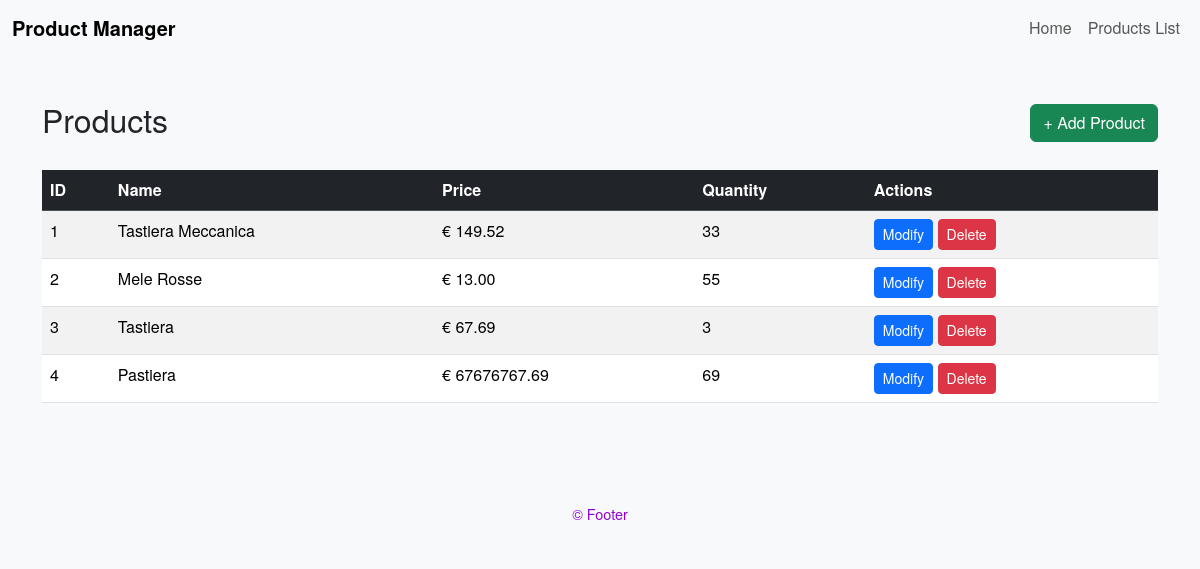
Before: /products_list with the older database file.
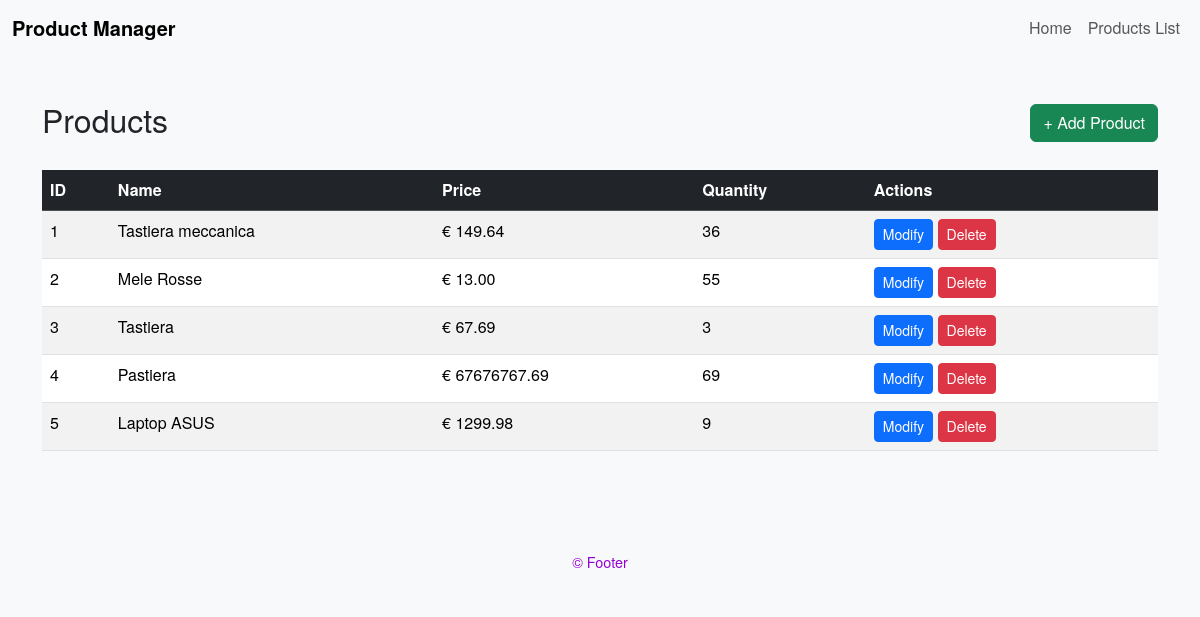
After: the same page with the newer database file.
### src/models/product.py (models this page shows)
class Product(SQLModel, table=True):
    id:       int | None = Field(default=None, primary_key=True)
    name:     str        = Field(index=True)
    price:    Decimal    = Field(sa_column=Column(Numeric(10, 2)))
    quantity: int

### src/routers/frontend.py (the view)
@router.get("/products_list", response_class=HTMLResponse)
async def get_products_list_ui(request: Request, session: SessionDep):
    statement = select(Product)
    products = session.exec(statement).all()
    return templates.TemplateResponse(
        request = request,
        name    = "products.html",
        context = {"products": products}
    )

### src/templates/products.html (shortened to what this page needs)
{% extends "base.html" %}
{% block content %}
<div class="d-flex justify-content-between align-items-center mb-4">
    <h2>Products</h2>
    <button class="btn btn-success" data-bs-toggle="modal" data-bs-target="#addProductModal">
        + Add Product
    </button>
</div>
<div class="table-responsive">
    <table class="table table-striped table-hover">
        <thead class="table-dark">
            <tr>
                <th>ID</th>
                <th>Name</th>
                <th>Price</th>
                <th>Quantity</th>
                <th>Actions</th>
            </tr>
        </thead>
        <tbody>
            {% for product in products %}
            <tr id="row-{{ product.id }}">
                <td>{{ product.id }}</td>
                <td>{{ product.name }}</td>
                <td>€ {{ "%.2f"|format(product.price) }}</td>
                <td>{{ product.quantity }}</td>
                <td>
                    <button class="btn btn-primary btn-sm"
                            onclick="openEditModal('{{ product.id }}',
                                                   '{{ product.name }}',
                                                   '{{ product.price }}',
                                                   '{{ product.quantity }}'
                                                  )">
                        Modify
                    </button>
                    <button class="btn btn-sm btn-danger"
                            onclick="">
                        Delete
                    </button>
                </td>
            </tr>
            {% else %}
            <tr>
                <td colspan="5" class="text-center">No products found.</td>
            </tr>
            {% endfor %}
        </tbody>
    </table>
</div>
{% endblock %}

### src/templates/base.html (shortened to what this page needs)
<!DOCTYPE html>
<html lang="en">
<head>
  <link href="https://cdn.jsdelivr.net/npm/bootstrap@5.3.1/dist/css/bootstrap.min.css" rel="stylesheet">
  <link rel="stylesheet" href="{{ url_for('static', path='styles.css') }}">
</head>
<body>
  <nav class="navbar navbar-expand-lg navbar-light bg-light">
    <div class="container-fluid">
      <a class="navbar-brand" href="/">Product Manager</a>
      <div class="collapse navbar-collapse" id="navbarNav">
        <ul class="navbar-nav ms-auto">
          <li class="nav-item">
            <a class="nav-link" href="/">Home</a>
          </li>
          <li class="nav-item">
            <a class="nav-link" href="{{ url_for('get_products_list_ui') }}">Products List</a>
          </li>
        </ul>
      </div>
    </div>
  </nav>
  <div class="container mt-4">
    {% block content %}
    {% endblock %}
  </div>
  <footer class="footer py-3 bg-light mt-5">
    <div class="container text-center">
      <span>&copy; Footer </span>
    </div>
  </footer>
</body>
</html>

### src/static/styles.css (style rules this page uses)
body { background-color: #f8f9fa; font-family: 'Helvetica Neue', Helvetica, Arial, sans-serif; }
.navbar-brand { font-weight: bold; }
.container { padding-top: 20px; }
.footer { text-align: center; font-size: 0.9em; color: darkviolet !important; margin-top: 40px; }

Changed rows visible on the page:
changed Product id 1: name "Tastiera Meccanica" → "Tastiera meccanica"; price "149.52" → "149.64"; quantity "33" → "36"
added Product: id "5", name "Laptop ASUS", price "1299.98", quantity "9"
